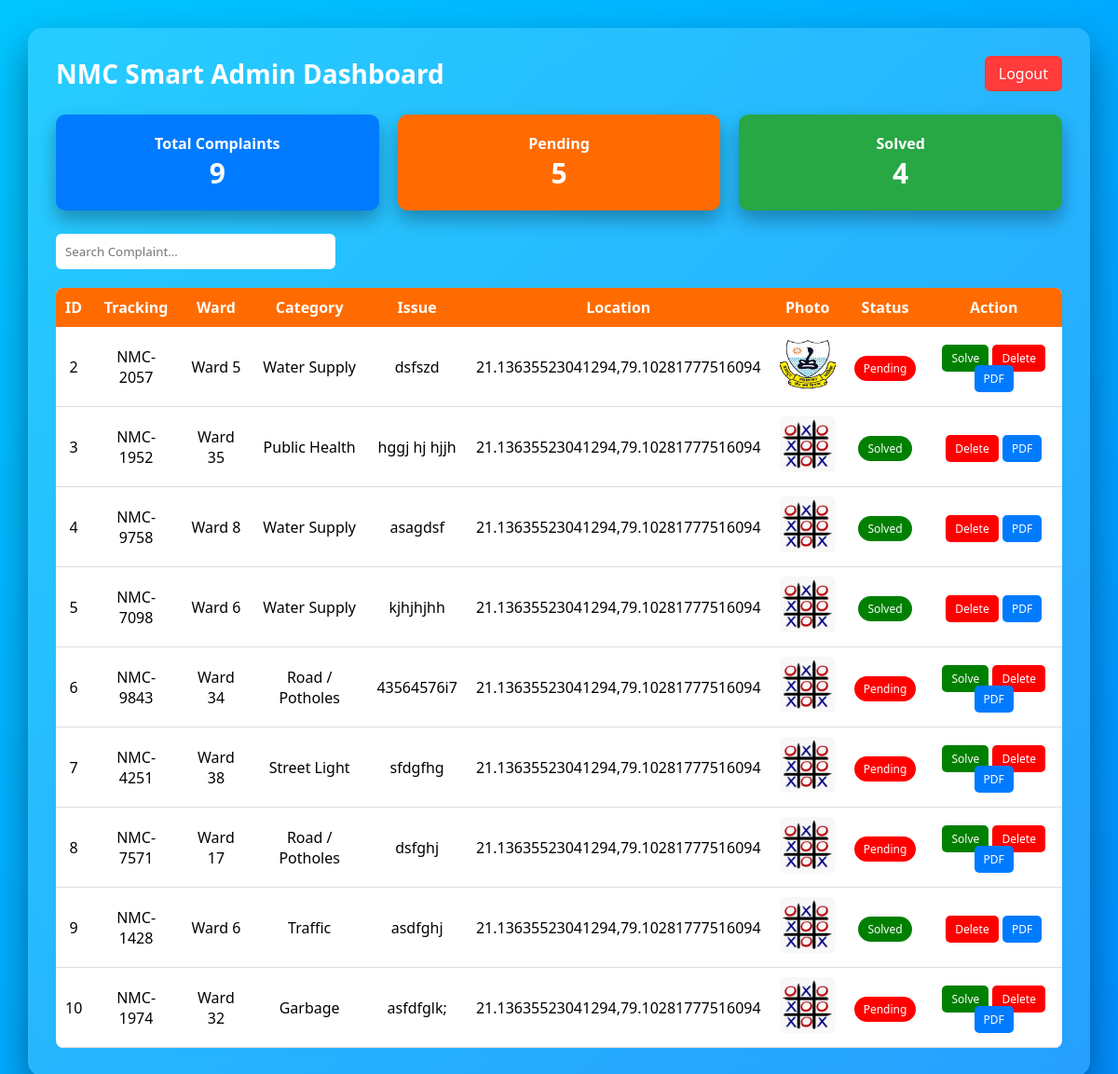
The page /admin_dashboard (signed in) on the database its author committed.
### tables this page shows
CREATE TABLE complaints(
        id INTEGER PRIMARY KEY AUTOINCREMENT,
        tracking TEXT,
        area TEXT,
        category TEXT,
        issue TEXT,
        location TEXT,
        photo TEXT,
        latitude TEXT,
        longitude TEXT,
        status TEXT DEFAULT 'Pending'
    );

### app.py (the view)
@app.route("/admin_dashboard")
def admin_dashboard():
    if "admin" not in session:
        return redirect("/admin")
    conn = get_db()
    complaints = conn.execute("SELECT * FROM complaints").fetchall()
    total = len(complaints)
    pending = len([i for i in complaints if i["status"]=="Pending"])
    solved = len([i for i in complaints if i["status"]=="Solved"])
    conn.close()
    return render_template("admin_dashboard.html", complaints=complaints, total=total, pending=pending, solved=solved)

### app.py (called while the page is built)
def get_db():
    conn = sqlite3.connect(DB_PATH)
    conn.row_factory = sqlite3.Row
    return conn

### templates/admin_dashboard.html (shortened to what this page needs)
<!DOCTYPE html>
<html lang="en">
<head>
</head>
<body>
<div class="container">
<div class="header">
<h1>NMC Smart Admin Dashboard</h1>
<a href="/logout" class="logout">Logout</a>
</div>
<div class="stats">
<div class="card total">
Total Complaints
<h2>{{total}}</h2>
</div>
<div class="card pending">
Pending
<h2>{{pending}}</h2>
</div>
<div class="card solved">
Solved
<h2>{{solved}}</h2>
</div>
</div>
<div class="search">
<input type="text" id="search" onkeyup="searchComplaint()" placeholder="Search Complaint...">
</div>
<table>
<thead>
<tr>
<th>ID</th>
<th>Tracking</th>
<th>Ward</th>
<th>Category</th>
<th>Issue</th>
<th>Location</th>
<th>Photo</th>
<th>Status</th>
<th>Action</th>
</tr>
</thead>
<tbody>
{% for c in complaints %}
<tr>
<td>{{c['id']}}</td>
<td>{{c['tracking']}}</td>
<td>{{c['area']}}</td>
<td>{{c['category']}}</td>
<td>{{c['issue']}}</td>
<td>{{c['location']}}</td>
<td>
{% if c['photo'] %}
<img src="{{ url_for('static', filename='uploads/' + c['photo']) }}">
{% else %}
No Photo
{% endif %}
</td>
<td>
{% if c['status']=="Pending" %}
<span class="status pending_status">Pending</span>
{% else %}
<span class="status solved_status">Solved</span>
{% endif %}
</td>
<td>
{% if c['status']!="Solved" %}
<a class="btn solve" href="/admin_solve/{{c['id']}}">Solve</a>
{% endif %}
<a class="btn delete" href="/admin_delete/{{c['id']}}">Delete</a>
<a class="btn pdf" href="/complaint_pdf/{{c['id']}}">PDF</a>
</td>
</tr>
{% endfor %}
</tbody>
</table>
</div>
</body>
</html>

### templates/admin_dashboard.html (style rules this page uses)
* { margin:0; padding:0; box-sizing:border-box; font-family:'Segoe UI',sans-serif; }
body { min-height:100vh; background:linear-gradient(-45deg,#ff6b00,#ff9966,#007bff,#00c6ff); background-size:400% 400%; animation:gradientMove 10s ease infinite; padding:30px; }
.container { background:rgba(255,255,255,0.15); backdrop-filter:blur(15px); border-radius:15px; padding:30px; box-shadow:0 20px 40px rgba(0,0,0,0.4); }
.header { display:flex; justify-content:space-between; align-items:center; margin-bottom:25px; color:white; }
.header h1 { font-size:28px; }
.logout { background:#ff3b3b; padding:8px 15px; border-radius:6px; text-decoration:none; color:white; }
.stats { display:flex; gap:20px; margin-bottom:25px; }
.card { flex:1; padding:20px; border-radius:10px; color:white; text-align:center; font-weight:bold; box-shadow:0 10px 20px rgba(0,0,0,0.3); }
.total { background:#007bff; }
.pending { background:#ff6b00; }
.solved { background:#28a745; }
.card h2 { font-size:30px; }
.search { margin-bottom:20px; }
.search input { width:300px; padding:10px; border:none; border-radius:6px; }
table { width:100%; border-collapse:collapse; background:white; border-radius:8px; overflow:hidden; }
th { background:#ff6b00; color:white; padding:10px; }
td { padding:10px; border-bottom:1px solid #ddd; text-align:center; }
.status { padding:5px 10px; border-radius:20px; color:white; font-size:12px; }
.pending_status { background:red; }
.solved_status { background:green; }
.btn { padding:6px 10px; border-radius:5px; text-decoration:none; color:white; font-size:12px; }
.solve { background:green; }
.delete { background:red; }
.pdf { background:#007bff; }
img { width:60px; height:60px; object-fit:cover; border-radius:6px; }

### rows shown on the page
complaints: id "2", tracking "NMC-2057", area "Ward 5", category "Water Supply", issue "dsfszd", location "21.13635523041294,79.10281777516094", photo (picture), status "Pending"
complaints: id "3", tracking "NMC-1952", area "Ward 35", category "Public Health", issue "hggj hj hjjh", location "21.13635523041294,79.10281777516094", photo (picture), status "Solved"
complaints: id "4", tracking "NMC-9758", area "Ward 8", category "Water Supply", issue "asagdsf", location "21.13635523041294,79.10281777516094", photo (picture), status "Solved"
complaints: id "5", tracking "NMC-7098", area "Ward 6", category "Water Supply", issue "kjhjhjhh", location "21.13635523041294,79.10281777516094", photo (picture), status "Solved"
complaints: id "6", tracking "NMC-9843", area "Ward 34", category "Road / Potholes", issue "43564576i7", location "21.13635523041294,79.10281777516094", photo (picture), status "Pending"
complaints: id "7", tracking "NMC-4251", area "Ward 38", category "Street Light", issue "sfdgfhg", location "21.13635523041294,79.10281777516094", photo (picture), status "Pending"
complaints: id "8", tracking "NMC-7571", area "Ward 17", category "Road / Potholes", issue "dsfghj", location "21.13635523041294,79.10281777516094", photo (picture), status "Pending"
complaints: id "9", tracking "NMC-1428", area "Ward 6", category "Traffic", issue "asdfghj", location "21.13635523041294,79.10281777516094", photo (picture), status "Solved"
complaints: id "10", tracking "NMC-1974", area "Ward 32", category "Garbage", issue "asfdfglk;", location "21.13635523041294,79.10281777516094", photo (picture), status "Pending"

### other values the page prints
{{ total }} "9"
{{ pending }} "5"
{{ solved }} "4"
